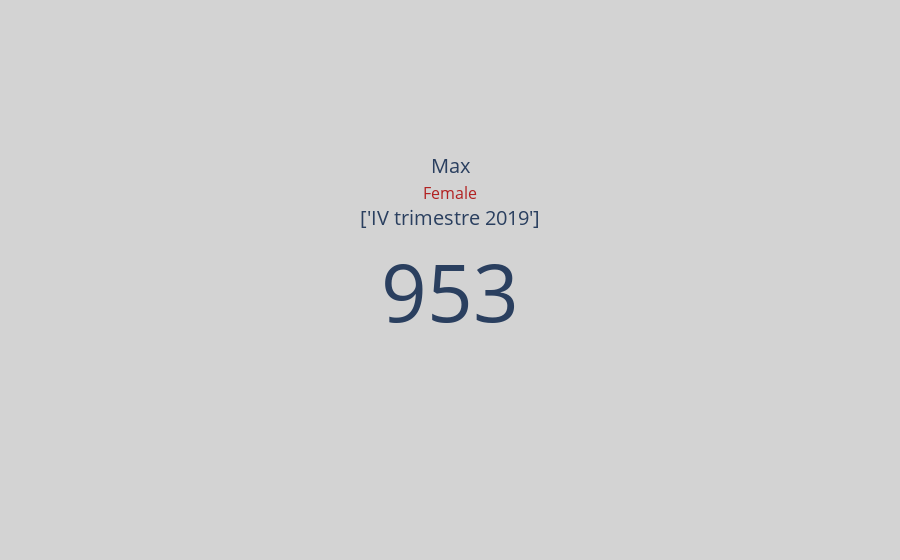

The notebook cell this image was saved under:
### Code cell
fig1_max_f = go.Figure()
fig1_max_f.add_trace(go.Indicator(
    mode = "number",
    title = {"text": "Max<br><span style='font-size:0.8em;color:firebrick'>Female</span><br>"+str(y_max_df_Population_A_1_F.values)},
    value = max_df_Population_A_1_F,
    delta = {'position': "top", 'reference': 320},
    domain = {'x': [0, 1], 'y': [0, 1]}))

fig1_max_f.update_layout(paper_bgcolor = "lightgray")

fig1_max_f.show()

### Figure 1 — Plotly figure (JSON) as saved in the notebook; plotly's stock layout.template omitted (floating-point values rounded to 4 significant figures)
{"data": [{"delta": {"position": "top", "reference": 320}, "domain": {"x": [0, 1], "y": [0, 1]}, "mode": "number", "title": {"text": "Max<br><span style='font-size:0.8em;color:firebrick'>Female</span><br>['IV trimestre 2019']"}, "type": "indicator", "value": 952.7}], "layout": {"paper_bgcolor": "lightgray"}}
